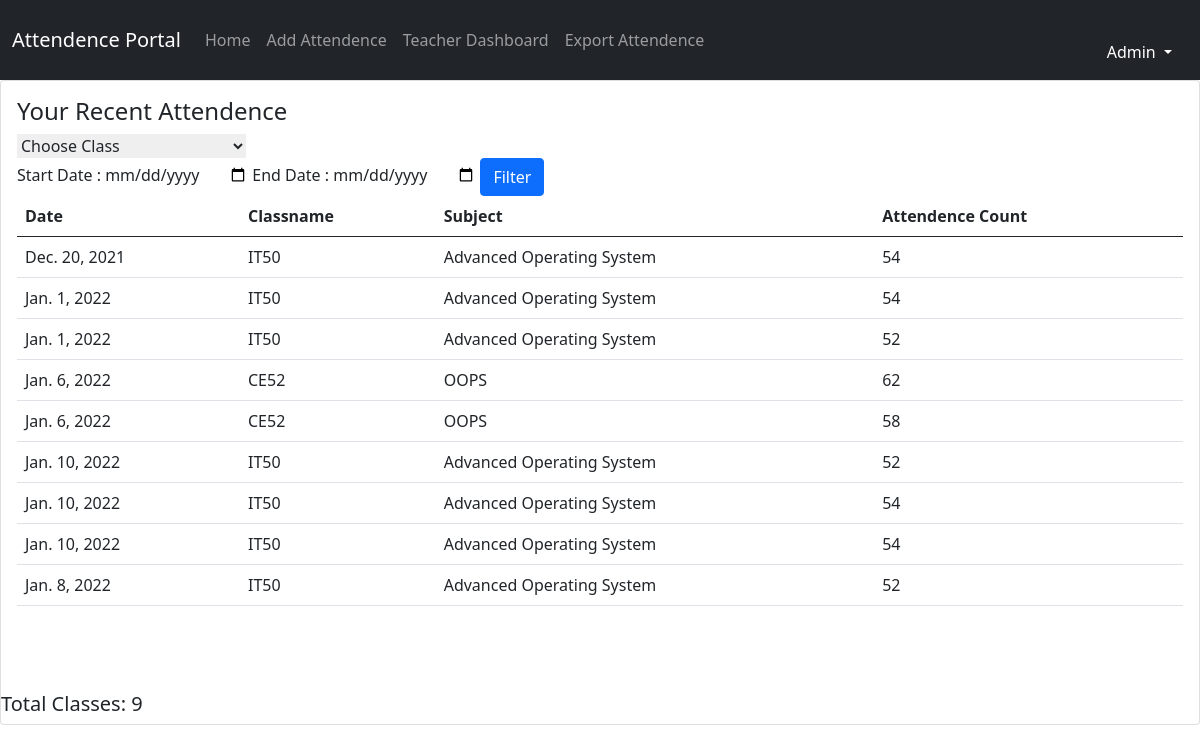
The page /teacher/dashboard/ (signed in) on the database as committed earlier.
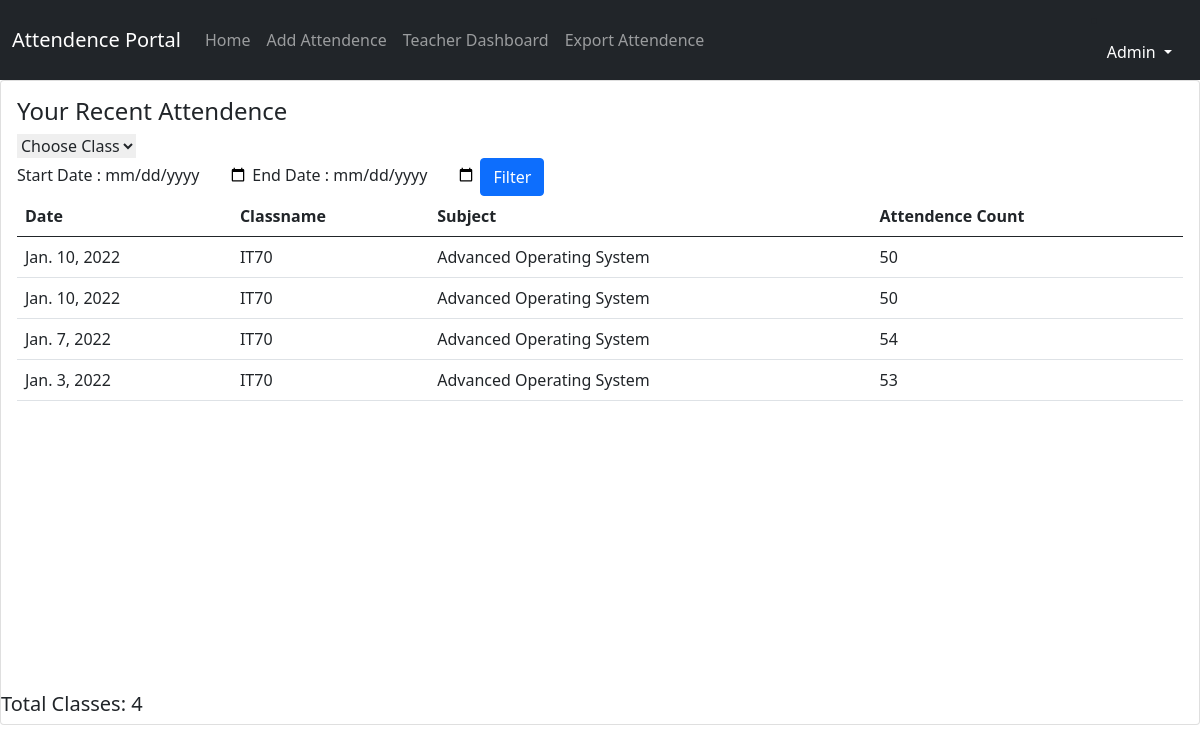
The same page on the database as committed later.
### app/models.py (models this page shows)
class ClassAttendence(models.Model):
    classname = models.ForeignKey(Class,on_delete=models.CASCADE)
    subjectname = models.ForeignKey(Subject,on_delete=models.CASCADE)
    date = models.DateTimeField()
    uploaded_by = models.ForeignKey(User,on_delete=models.CASCADE,null= True)
    students_present = models.IntegerField(default=0)

class Class(models.Model):
    classname = models.CharField(max_length=20)
    def __str__(self):
        return (self.classname)

class Subject(models.Model):
    subjectname = models.CharField(max_length=20)
    classname = models.ForeignKey(Class,on_delete=models.CASCADE)
    teacher = models.ForeignKey(User, on_delete=models.CASCADE, )
    def __str__(self):
        return (self.subjectname)

### app/views.py (the view)
# urls.py: path('teacher/dashboard/' , views.TeacherDashboard,name="teacher-dashboard"),
def TeacherDashboard(request):
    classes = Class.objects.all()
    attendence = ClassAttendence.objects.filter(uploaded_by = request.user).reverse()
    if request.method == 'POST' :
        startdate = request.POST.get('startdate')
        enddate = request.POST.get('enddate')
        attendence = ClassAttendence.objects.filter(uploaded_by = request.user).filter(date__range=[startdate, enddate])
    return render(request,'teacherDashboard.html', {'attendence':attendence,'classes' : classes})

### app/templatetags/teachertags.py (called while the page is built)
@register.filter(name='has_group')
def has_group(user, group_name):
    return user.groups.filter(name=group_name).exists()

### app/templates/teacherDashboard.html (shortened to what this page needs)
{% extends 'base.html' %}
{% load static %}
{% block body %}
<div class="card transictions">
                    <div class="card-body">
                        <h4 class="card-title">Your Recent Attendence</h4>
                        <form method="get" action='/classfilter' id='class-filter'>
                            <select class="custom-select" id="inputGroupSelect01" name="classname" placeholder="Filter" onChange="document.getElementById('class-filter').submit();" >
                            <option selected>Choose Class</option>
                          </select>
                          </form>
                          <form class="form" action="/teacher/dashboard/" method="post">
                            <label>Start Date : </label>
                            <input type="date" name="startdate"  />
                            <label>End Date : </label>
                            <input type="date" name="enddate"  />
                            <button class="btn btn-primary " type="submit">Filter </button>
                            </form>
                        <div class="table-responsive"  style="height : 60vh;overflow-y:scroll">
                            <table class="table" name="table">
                                <thead>
                                    <tr>
                                        <th>Date</th>
                                        <th>Classname</th>
                                        <th>Subject</th>
                                        <th>Attendence Count</th>
                                    </tr>
                                </thead>
                                <tbody>
                                  {% for data in attendence %}
                                    <tr>
                                        <td>{{data.date.date}}</td>
                                        <td>{{data.classname}}</td>
                                        <td>{{data.subjectname}}</td>
                                        <td>{{data.students_present}}</td>
                                    </tr>
                                    {% endfor %}
                                </tbody>
                            </table>
                        </div>
                    </div>
                    <h5 class="total" >Total Classes: {{attendence | length}}</h5>
                </div>
{% endblock body %}

Rows that differ between the two databases and show on the page:
removed ClassAttendence: date "Dec. 20, 2021", classname "IT50", subjectname "Advanced Operating System", students_present "54"
removed ClassAttendence: date "Jan. 1, 2022", classname "IT50", subjectname "Advanced Operating System", students_present "54"
removed ClassAttendence: date "Jan. 1, 2022", classname "IT50", subjectname "Advanced Operating System", students_present "52"
removed ClassAttendence: date "Jan. 6, 2022", classname "CE52", subjectname "OOPS", students_present "62"
removed ClassAttendence: date "Jan. 6, 2022", classname "CE52", subjectname "OOPS", students_present "58"
removed ClassAttendence: date "Jan. 10, 2022", classname "IT50", subjectname "Advanced Operating System", students_present "52"
removed ClassAttendence: date "Jan. 10, 2022", classname "IT50", subjectname "Advanced Operating System", students_present "54"
removed ClassAttendence: date "Jan. 10, 2022", classname "IT50", subjectname "Advanced Operating System", students_present "54"
removed ClassAttendence: date "Jan. 8, 2022", classname "IT50", subjectname "Advanced Operating System", students_present "52"
added ClassAttendence: date "Jan. 10, 2022", classname "IT70", subjectname "Advanced Operating System", students_present "50"
added ClassAttendence: date "Jan. 10, 2022", classname "IT70", subjectname "Advanced Operating System", students_present "50"
added ClassAttendence: date "Jan. 7, 2022", classname "IT70", subjectname "Advanced Operating System", students_present "54"
added ClassAttendence: date "Jan. 3, 2022", classname "IT70", subjectname "Advanced Operating System", students_present "53"
Other text that changed with them:
{{ attendence | length }}: "9" → "4"
